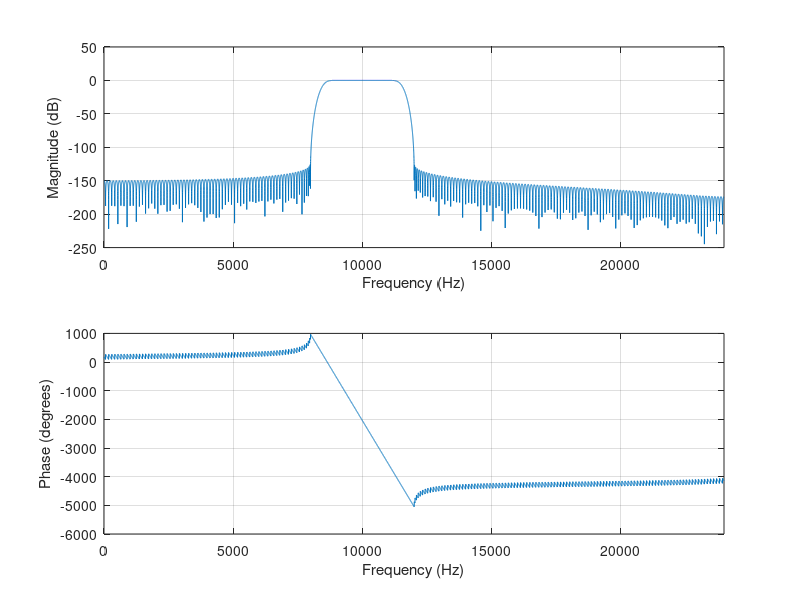

Write the MATLAB code that produced this figure.
h = [  -0.000000022526577,
  -0.000000031983029,
   0.000000019174445,
   0.000000053089566,
  -0.000000002495102,
  -0.000000037060723,
   0.000000030519671,
   0.000000010875015,
  -0.000000166922254,
  -0.000000098162956,
   0.000000367018397,
   0.000000436816353,
  -0.000000414000511,
  -0.000000990419587,
   0.000000046232865,
   0.000001434248225,
   0.000000742992928,
  -0.000001333888130,
  -0.000001501556401,
   0.000000604352599,
   0.000001546682282,
   0.000000133462478,
  -0.000000643108990,
   0.000000189597289,
  -0.000000394131974,
  -0.000002128416506,
  -0.000000065593204,
   0.000004745567198,
   0.000003162511733,
  -0.000005725097260,
  -0.000008030133311,
   0.000003061120883,
   0.000011633178774,
   0.000002693082659,
  -0.000010842866193,
  -0.000007761067043,
   0.000005641778396,
   0.000007551648268,
  -0.000000606374181,
  -0.000001058946589,
   0.000002313076822,
  -0.000006413613600,
  -0.000013518747650,
   0.000005747238113,
   0.000028667472365,
   0.000008592745408,
  -0.000035825465038,
  -0.000031683207343,
   0.000025705061798,
   0.000048862818424,
  -0.000001584915277,
  -0.000046257661685,
  -0.000019316964336,
   0.000024435644261,
   0.000017513178220,
  -0.000002999506369,
   0.000010714230468,
   0.000008458107647,
  -0.000044114483913,
  -0.000051298089377,
   0.000047943044602,
   0.000110577347689,
  -0.000001996919674,
  -0.000143143530614,
  -0.000076051885251,
   0.000116567699130,
   0.000135504106105,
  -0.000042129891053,
  -0.000129705420219,
  -0.000023021248941,
   0.000060291030965,
   0.000015619804254,
   0.000010481264733,
   0.000076907893354,
   0.000000185595530,
  -0.000190297856109,
  -0.000125528097039,
   0.000220462595617,
   0.000305337311757,
  -0.000106697899856,
  -0.000415388745462,
  -0.000102766526433,
   0.000362376947213,
   0.000267029290083,
  -0.000174747008452,
  -0.000256369598029,
   0.000006173664606,
   0.000071338650413,
  -0.000027293814856,
   0.000126562826071,
   0.000276449703868,
  -0.000121072533830,
  -0.000593735803693,
  -0.000179176575507,
   0.000716424618186,
   0.000631249567804,
  -0.000486959801927,
  -0.000931759795275,
   0.000013410563686,
   0.000848352440073,
   0.000370126129753,
  -0.000437534716916,
  -0.000350517930307,
   0.000053545397225,
  -0.000084825837026,
  -0.000097344833849,
   0.000575274367095,
   0.000673761053518,
  -0.000626630055303,
  -0.001439263397273,
   0.000014847071009,
   0.001810925872352,
   0.000967238652926,
  -0.001423629338165,
  -0.001665301597308,
   0.000484103363491,
   0.001561185088637,
   0.000305228710671,
  -0.000743633372407,
  -0.000265258591683,
  -0.000061006391739,
  -0.000667723816691,
   0.000003516064060,
   0.001775929514469,
   0.001176414733949,
  -0.002038062198652,
  -0.002820861553417,
   0.000950999268680,
   0.003755943796697,
   0.000952824620380,
  -0.003203989878781,
  -0.002387668752177,
   0.001508395650446,
   0.002287265140944,
  -0.000019457543009,
  -0.000748975836190,
   0.000101800009243,
  -0.000862175941260,
  -0.001968961518296,
   0.000873601749574,
   0.004311150964762,
   0.001318860925013,
  -0.005159079496905,
  -0.004563778782237,
   0.003444344338127,
   0.006647512720003,
  -0.000040943568240,
  -0.005995205592624,
  -0.002675374186259,
   0.003094826666388,
   0.002606074205397,
  -0.000397032215220,
   0.000250390362415,
   0.000540783380557,
  -0.003467890631716,
  -0.004143983995324,
   0.003858879292279,
   0.008953246068660,
  -0.000042681622002,
  -0.011277514699584,
  -0.006103353188345,
   0.008855118726684,
   0.010500960633465,
  -0.002973434542278,
  -0.009942724410766,
  -0.002050594731381,
   0.004927285903394,
   0.002013920271079,
   0.000146513646036,
   0.003604352070509,
  -0.000016241867159,
  -0.010548917918855,
  -0.007167198012507,
   0.012487805236663,
   0.017657034533253,
  -0.005917767579946,
  -0.024185416147431,
  -0.006381898684532,
   0.021344109422152,
   0.016441135594150,
  -0.010477130834382,
  -0.016692924780652,
   0.000026501102554,
   0.006421869675357,
  -0.000172421395061,
   0.005890480787401,
   0.014868419298327,
  -0.006958904638767,
  -0.036902946957888,
  -0.012216739413681,
   0.050271748028585,
   0.048430011026846,
  -0.039438252759353,
  -0.085404620170259,
   0.000058888511388,
   0.101676363512686,
   0.055962480280015,
  -0.083063481997031,
  -0.105130788968477,
   0.032062532389086,
   0.124647751935889,
   0.032062532389086,
  -0.105130788968477,
  -0.083063481997031,
   0.055962480280015,
   0.101676363512686,
   0.000058888511388,
  -0.085404620170259,
  -0.039438252759353,
   0.048430011026846,
   0.050271748028585,
  -0.012216739413681,
  -0.036902946957888,
  -0.006958904638767,
   0.014868419298327,
   0.005890480787401,
  -0.000172421395061,
   0.006421869675357,
   0.000026501102554,
  -0.016692924780652,
  -0.010477130834382,
   0.016441135594150,
   0.021344109422152,
  -0.006381898684532,
  -0.024185416147431,
  -0.005917767579946,
   0.017657034533253,
   0.012487805236663,
  -0.007167198012507,
  -0.010548917918855,
  -0.000016241867159,
   0.003604352070509,
   0.000146513646036,
   0.002013920271079,
   0.004927285903394,
  -0.002050594731381,
  -0.009942724410766,
  -0.002973434542278,
   0.010500960633465,
   0.008855118726684,
  -0.006103353188345,
  -0.011277514699584,
  -0.000042681622002,
   0.008953246068660,
   0.003858879292279,
  -0.004143983995324,
  -0.003467890631716,
   0.000540783380557,
   0.000250390362415,
  -0.000397032215220,
   0.002606074205397,
   0.003094826666388,
  -0.002675374186259,
  -0.005995205592624,
  -0.000040943568240,
   0.006647512720003,
   0.003444344338127,
  -0.004563778782237,
  -0.005159079496905,
   0.001318860925013,
   0.004311150964762,
   0.000873601749574,
  -0.001968961518296,
  -0.000862175941260,
   0.000101800009243,
  -0.000748975836190,
  -0.000019457543009,
   0.002287265140944,
   0.001508395650446,
  -0.002387668752177,
  -0.003203989878781,
   0.000952824620380,
   0.003755943796697,
   0.000950999268680,
  -0.002820861553417,
  -0.002038062198652,
   0.001176414733949,
   0.001775929514469,
   0.000003516064060,
  -0.000667723816691,
  -0.000061006391739,
  -0.000265258591683,
  -0.000743633372407,
   0.000305228710671,
   0.001561185088637,
   0.000484103363491,
  -0.001665301597308,
  -0.001423629338165,
   0.000967238652926,
   0.001810925872352,
   0.000014847071009,
  -0.001439263397273,
  -0.000626630055303,
   0.000673761053518,
   0.000575274367095,
  -0.000097344833849,
  -0.000084825837026,
   0.000053545397225,
  -0.000350517930307,
  -0.000437534716916,
   0.000370126129753,
   0.000848352440073,
   0.000013410563686,
  -0.000931759795275,
  -0.000486959801927,
   0.000631249567804,
   0.000716424618186,
  -0.000179176575507,
  -0.000593735803693,
  -0.000121072533830,
   0.000276449703868,
   0.000126562826071,
  -0.000027293814856,
   0.000071338650413,
   0.000006173664606,
  -0.000256369598029,
  -0.000174747008452,
   0.000267029290083,
   0.000362376947213,
  -0.000102766526433,
  -0.000415388745462,
  -0.000106697899856,
   0.000305337311757,
   0.000220462595617,
  -0.000125528097039,
  -0.000190297856109,
   0.000000185595530,
   0.000076907893354,
   0.000010481264733,
   0.000015619804254,
   0.000060291030965,
  -0.000023021248941,
  -0.000129705420219,
  -0.000042129891053,
   0.000135504106105,
   0.000116567699130,
  -0.000076051885251,
  -0.000143143530614,
  -0.000001996919674,
   0.000110577347689,
   0.000047943044602,
  -0.000051298089377,
  -0.000044114483913,
   0.000008458107647,
   0.000010714230468,
  -0.000002999506369,
   0.000017513178220,
   0.000024435644261,
  -0.000019316964336,
  -0.000046257661685,
  -0.000001584915277,
   0.000048862818424,
   0.000025705061798,
  -0.000031683207343,
  -0.000035825465038,
   0.000008592745408,
   0.000028667472365,
   0.000005747238113,
  -0.000013518747650,
  -0.000006413613600,
   0.000002313076822,
  -0.000001058946589,
  -0.000000606374181,
   0.000007551648268,
   0.000005641778396,
  -0.000007761067043,
  -0.000010842866193,
   0.000002693082659,
   0.000011633178774,
   0.000003061120883,
  -0.000008030133311,
  -0.000005725097260,
   0.000003162511733,
   0.000004745567198,
  -0.000000065593204,
  -0.000002128416506,
  -0.000000394131974,
   0.000000189597289,
  -0.000000643108990,
   0.000000133462478,
   0.000001546682282,
   0.000000604352599,
  -0.000001501556401,
  -0.000001333888130,
   0.000000742992928,
   0.000001434248225,
   0.000000046232865,
  -0.000000990419587,
  -0.000000414000511,
   0.000000436816353,
   0.000000367018397,
  -0.000000098162956,
  -0.000000166922254,
   0.000000010875015,
   0.000000030519671,
  -0.000000037060723,
  -0.000000002495102,
   0.000000053089566,
   0.000000019174445,
  -0.000000031983029,
  -0.000000022526577];
freqz(h,1,2^14,48000);
